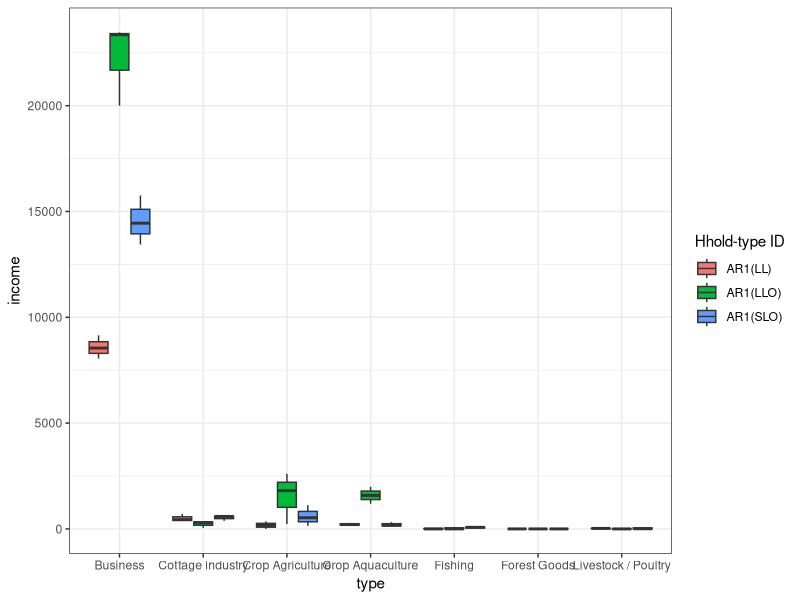
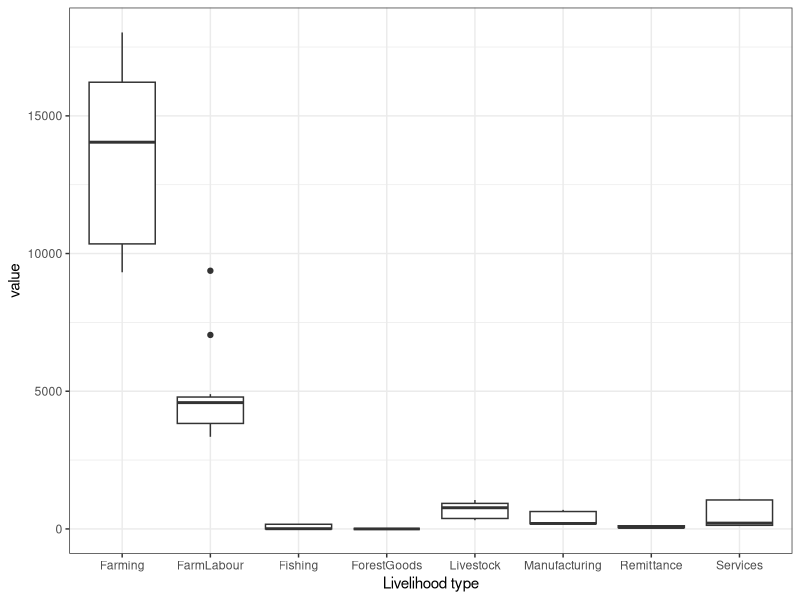

These figures' R source, in order:

library(tidyverse)
library(readxl)
library(zoo)

lazar_data <- read_xlsx("Lazar_data.xlsx", sheet = "Typical expenditure levels", skip = 1) %>%
  select(-1) %>% rename("type" = "...2") 

lazar_data_longer <- lazar_data %>% pivot_longer(cols = c("1991", "1995", 
                                                             "2010", "2014")) %>%
  na.locf()
names(lazar_data_longer) = c("type", "level", "year", "value")
expenditures <- lazar_data_longer


lazar_income<- read_xlsx("Lazar_data.xlsx", sheet = "Observed incomes - 2014", skip = 2)%>% 
  select(c(1:13)) %>%
  gather(type, income, -c(`Hhold-type ID`, Season))

lazar_income$type <- sub("\\..*", "",lazar_income$type)


lazar_expenditures <-read_xlsx("Lazar_data.xlsx", sheet = "Observed incomes - 2014", skip = 2)%>% 
  select(c(1, 2, 14:21)) %>%
  gather(type, expenditures, -c(`Hhold-type ID`, Season)) 
lazar_expenditures$type <- sub("\\..*", "",lazar_expenditures$type)

lazar_input <- lazar_income %>% 
  inner_join(lazar_expenditures)

lazar_onehh <- lazar_input %>% 
  filter(`Hhold-type ID` == "AR1(LL)" | `Hhold-type ID` == "AR1(SLO)" |
           `Hhold-type ID` == "AR1(LLO)")

lazar_onehh %>%
  ggplot()+
  geom_boxplot(aes(x =  type, y = income, fill = `Hhold-type ID`)) +
  theme_bw()


############## data to create Lazar's figures############
lazar_data_figs <- read_xlsx("Lazar_fig_data.xlsx", sheet = "Fig2 & Fig5 & FigS2.1", skip =1) %>%
  pivot_longer(cols = c(-"ArchetypeID", -"Livelihood type")) %>% 
  na.locf()
  
farming <- lazar_data_figs %>% filter(`Livelihood type` == "Farming")
farm_labor <- lazar_data_figs %>% filter(`Livelihood type` == "FarmLabour")
livestock <- lazar_data_figs %>% filter(`Livelihood type` == "Livestock")
remittances <- lazar_data_figs %>% filter(`Livelihood type` == "Remittance")
services <- lazar_data_figs %>% filter(`Livelihood type` == "Services")
fishing <- lazar_data_figs %>% filter(`Livelihood type` == "Fishing")

lazar_data_figs %>%
  filter(ArchetypeID == "AR3(SLO)") %>%
  ggplot()+
  geom_boxplot(aes(x =  `Livelihood type`, y = value)) +
  theme_bw()
  
  
  
  
  
  
